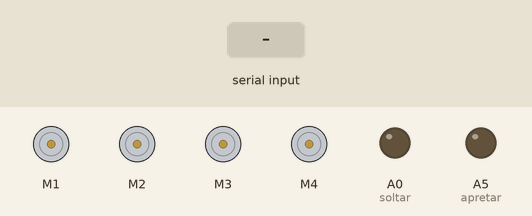
This sketch was run on a simulated Arduino Uno, built with avr-gcc and run on an emulated ATmega328P. On the bench: 4 × DC motor (green arrow = forward, orange = backward, longer = faster), output pins drawn as LEDs (lit = HIGH). The inputs (shaded band) are chosen by the test bench.

Above: at 1.2 s.
1.3 s: "a" received over Serial
At 2.0 s:
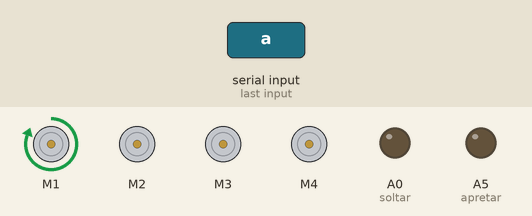
2.8 s: "b" received over Serial
At 3.1 s:
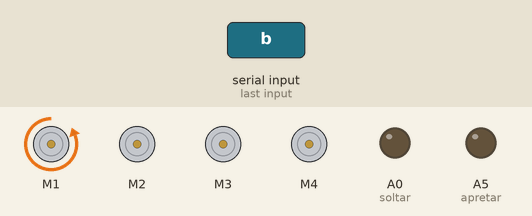
4.3 s: "c" received over Serial
At 5.5 s:
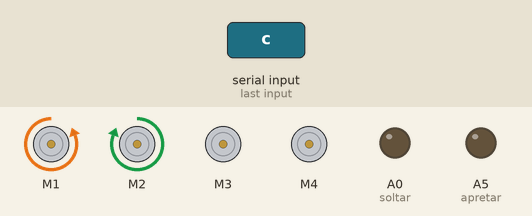
5.8 s: "d" received over Serial
At 6.6 s:
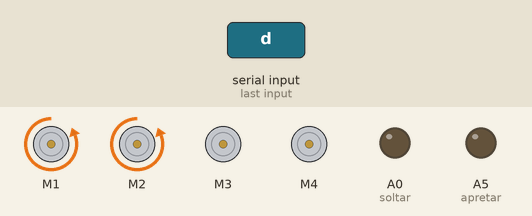
7.3 s: "e" received over Serial
At 7.7 s:
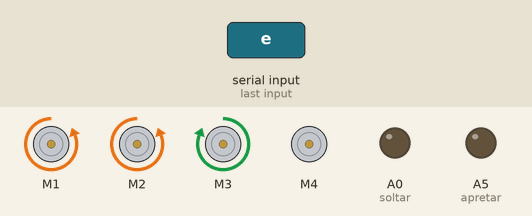
8.8 s: "f" received over Serial
At 10.1 s:
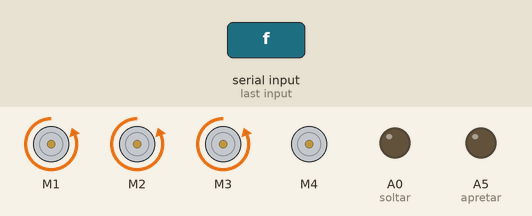
Timing chart, 0 to 11.3 s (numbered marks = the images above; inputs shaded):
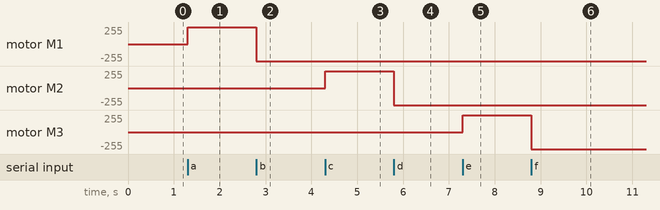

Measured:
- after the input at 1.3 s, motor M1: stopped → forward 255/255 at once
- after the input at 2.8 s, motor M1: forward 255/255 → backward 255/255 at once
- after the input at 4.3 s, motor M2: stopped → forward 255/255 at once
- after the input at 5.8 s, motor M2: forward 255/255 → backward 255/255 at once
- after the input at 7.3 s, motor M3: stopped → forward 255/255 at once
- after the input at 8.8 s, motor M3: forward 255/255 → backward 255/255 at once

The sketch:

manita_steren_2.ino
```cpp
#include <AFMotor.h>
AF_DCMotor motor1 (1);
AF_DCMotor motor2 (2);
AF_DCMotor motor3 (3);
AF_DCMotor motor4 (4);

int soltar = A0;
int apretar = A5;

int estado = 'c',estado_ant = 'c';         // inicia detenido
int contador,pasos=0;

int duracion, distancia;  // para Calcular distacia

void setup()  {
  Serial.begin(9600);    // inicia el puerto serial para comunicacion con el Bluetooth
  motor1.setSpeed(255);
  motor2.setSpeed(255);
  motor3.setSpeed(255);
  motor4.setSpeed(255);
  pinMode(soltar, OUTPUT);
  pinMode(apretar, OUTPUT);

}

void loop()  {

  if(Serial.available()>0){
    estado = Serial.read();

    if(estado=='a')motor1.run(FORWARD);
    else if(estado=='b')motor1.run(BACKWARD);
    else if(estado=='c')motor2.run(FORWARD);
    else if(estado=='d')motor2.run(BACKWARD);
    else if(estado=='e')motor3.run(FORWARD);
    else if(estado=='f')motor3.run(BACKWARD);
    else if(estado=='g')motor4.run(FORWARD);
    else if(estado=='h')motor4.run(BACKWARD);
    else if(estado=='i')
    {
      digitalWrite(soltar, LOW);
      digitalWrite(apretar, HIGH);
    }
    else if(estado=='j')
    {
      digitalWrite(soltar, HIGH);
      digitalWrite(apretar, LOW);
    }
    else{

      motor1.run(RELEASE);
      motor2.run(RELEASE);
      motor3.run(RELEASE);
      motor4.run(RELEASE);
     digitalWrite(soltar, LOW);
     digitalWrite(apretar, LOW);
    }
    //delay(1);
    contador++;
    estado_ant=estado;
  }

}
```
